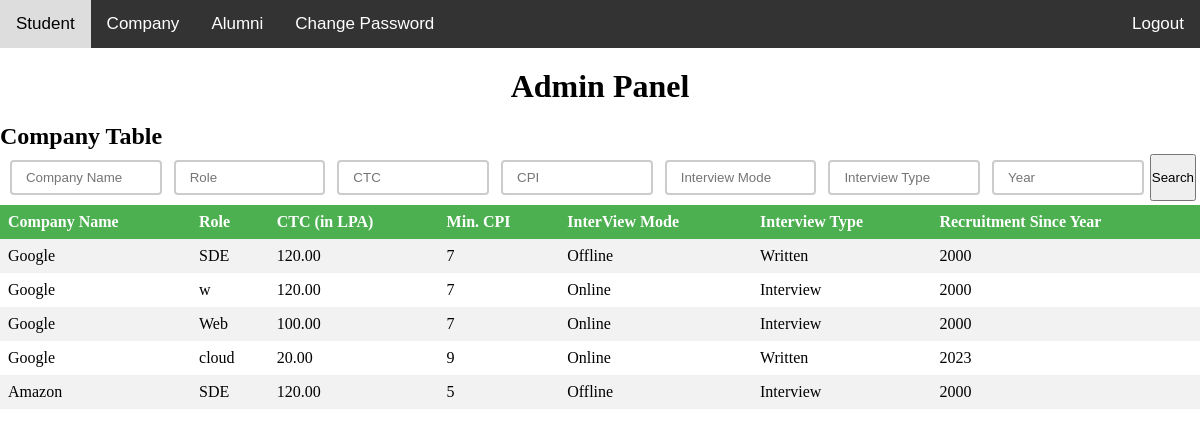
Screenshot of /admincompany.php with the database file from the repository.
### tables this page shows
CREATE TABLE `company` (
  `jobid` int NOT NULL AUTO_INCREMENT,
  `email` varchar(100) DEFAULT NULL,
  `company_name` varchar(255) NOT NULL,
  `minimum_cpi` varchar(255) NOT NULL,
  `roles` varchar(50) NOT NULL,
  `ctc` decimal(10,2) NOT NULL,
  `interview_mode` enum('Online','Offline') NOT NULL,
  `interview_type` enum('Written','Interview') NOT NULL,
  `recruitment_since_year` int NOT NULL,
  PRIMARY KEY (`jobid`),
  KEY `email_2` (`email`),
  CONSTRAINT `company_ibfk_2` FOREIGN KEY (`email`) REFERENCES `company_credentials` (`email`)
);

### admincompany.php (the view, shortened to what this page needs)
<!DOCTYPE html>
<html lang="en">
<head>
</head>
<body>
    <div class="navbar">
        <a href="adminstudent.php">Student</a>
        <a href="admincompany.php">Company</a>
        <a href="adminalumni.php">Alumni</a>
        <form method="post" action="updatepassword.php">
        <a href="updatepassword.php">Change Password</a></form>
        <a href="logout.php" class="logout">Logout</a>
    </div>
    <center>
    <h1>Admin Panel</h1><br></center>
    <h2>Company Table</h2>
    <div class="search">
        <form method="post">
            <input type="text" placeholder="Company Name" onkeyup="filterTable(0, 'company_table')" name="company_name">
            <input type="text" placeholder="Role" onkeyup="filterTable(1, 'company_table')" name="role">
            <input type="text" placeholder="CTC" onkeyup="filterTable(2, 'company_table')" name="ctc">
            <input type="text" placeholder="CPI" onkeyup="filterTable(3, 'company_table')" name="cpi">
            <input type="text" placeholder="Interview Mode" onkeyup="filterTable(4, 'company_table')" name="interview_mode">
            <input type="text" placeholder="Interview Type" onkeyup="filterTable(5, 'company_table')" name="interview_type">
            <input type="text" placeholder="Year" onkeyup="filterTable(6, 'company_table')" name="year">
            <input type="submit" name="search_company" value="Search">
        </form>
    </div>
    <?php
    $conn = mysqli_connect('localhost', 'root', 'Rakesh@9204', 'tpc');
    $sql = "SELECT * FROM company";
    $result = mysqli_query($conn, $sql);
    if (mysqli_num_rows($result) > 0) {
        echo "<table id='company_table'>";
        echo "<tr>
        <th onclick='sortTable(0,\"company_table\")'>Company Name</th>
        <th onclick='sortTable(1,\"company_table\")'>Role</th>
        <th onclick='sortTable(2,\"company_table\")'>CTC (in LPA)</th>
        <th onclick='sortTable(3,\"company_table\")'>Min. CPI</th>
        <th onclick='sortTable(4,\"company_table\")'>InterView Mode</th>
        <th onclick='sortTable(5,\"company_table\")'>Interview Type</th>
        <th onclick='sortTable(6,\"company_table\")'>Recruitment Since Year</th>
        </tr>";
        while ($row = mysqli_fetch_assoc($result)) {
            echo "<tr>
                <td>" . $row["company_name"] . "</td>
                <td>" . $row["roles"] . "</td>
                <td>" . $row["ctc"] . "</td>
                <td>" . $row["minimum_cpi"] . "</td>
                <td>" . $row["interview_mode"] . "</td>
                <td>" . $row["interview_type"] . "</td>
                <td>" . $row["recruitment_since_year"] . "</td>
                </tr>";
        }
        echo "</table>";
    } else {
        echo "No company data found.";
    }
    ?>
</body>
</html>

### admincompany.php (style rules this page uses)
* { box-sizing: border-box; margin: 0; padding: 0; }
.navbar { overflow: hidden; background-color: #333; font-family: Arial, sans-serif; }
.navbar a { float: left; color: white; text-align: center; padding: 14px 16px; text-decoration: none; font-size: 17px; }
.navbar a.logout { float: right; }
table { border-collapse: collapse; width: 100%; }
th, td { text-align: left; padding: 8px; }
tr:nth-child(even) { background-color: #f2f2f2; }
th { background-color: #4CAF50; color: white; cursor: pointer; }
h1 { text-align: center; margin-top: 20px; }
.search form { width: 100%; display: flex; justify-content: center; padding: 4px; }
.search input[type="text"] { width: 100%; padding: 8px 14px; margin: 6px; box-sizing: border-box; border: 2px solid #ccc; border-radius: 4px; }

### rows the page displays
company: company_name "Google", roles "SDE", ctc "120.00", minimum_cpi "7", interview_mode "Offline", interview_type "Written", recruitment_since_year "2000"
company: company_name "Google", roles "w", ctc "120.00", minimum_cpi "7", interview_mode "Online", interview_type "Interview", recruitment_since_year "2000"
company: company_name "Google", roles "Web", ctc "100.00", minimum_cpi "7", interview_mode "Online", interview_type "Interview", recruitment_since_year "2000"
company: company_name "Google", roles "cloud", ctc "20.00", minimum_cpi "9", interview_mode "Online", interview_type "Written", recruitment_since_year "2023"
company: company_name "Amazon", roles "SDE", ctc "120.00", minimum_cpi "5", interview_mode "Offline", interview_type "Interview", recruitment_since_year "2000"
